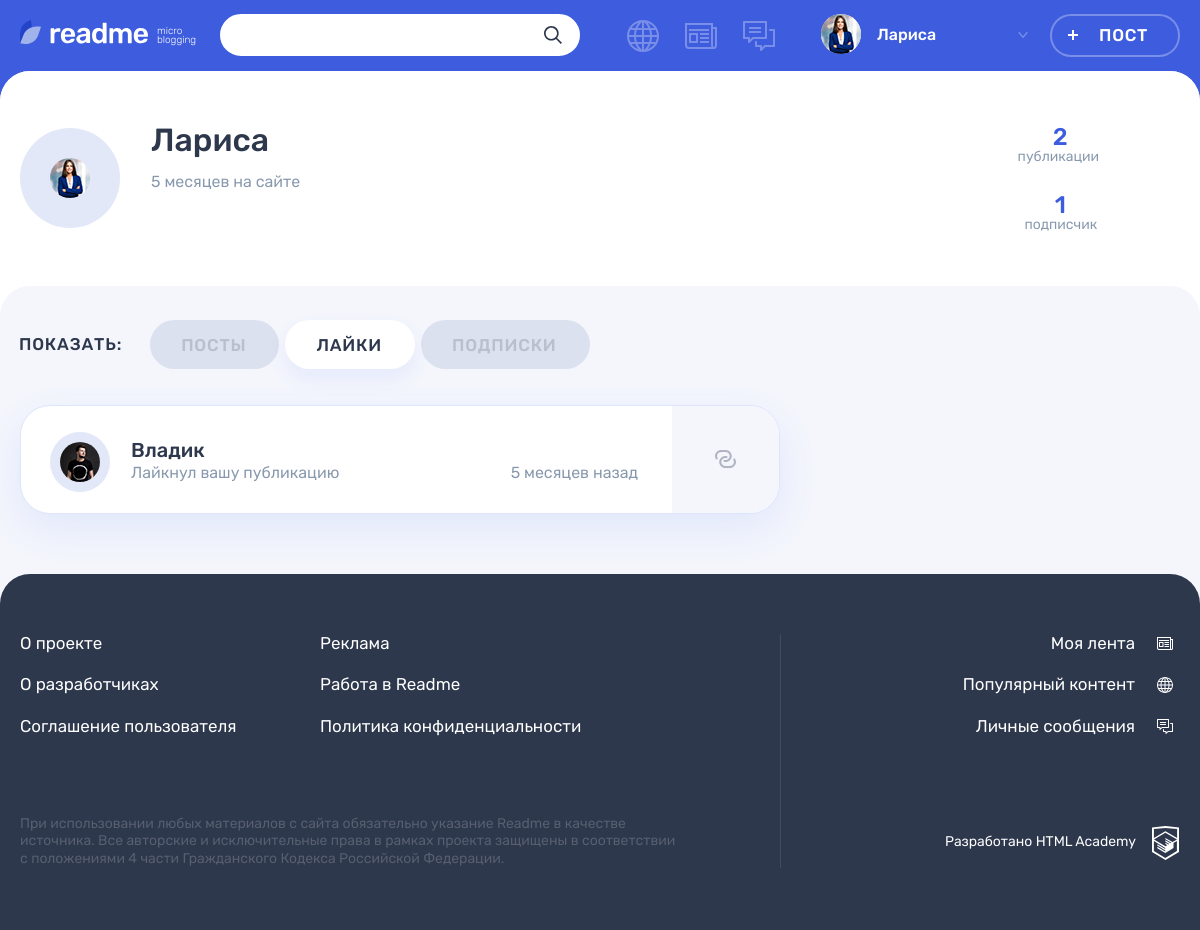
Screenshot of /profile.php?id=1&tab=likes (signed in) with the database file from the repository.
### tables this page shows
CREATE TABLE users
(
  id       INT AUTO_INCREMENT PRIMARY KEY,
  dt_add   TIMESTAMP DEFAULT CURRENT_TIMESTAMP,
  email    VARCHAR(128) NOT NULL UNIQUE,
  login    VARCHAR(64)  NOT NULL,
  password VARCHAR(255) NOT NULL,
  avatar   VARCHAR(255)
);

CREATE TABLE posts
(
  id           INT AUTO_INCREMENT PRIMARY KEY,
  dt_add       TIMESTAMP DEFAULT CURRENT_TIMESTAMP,
  title        VARCHAR(255) NOT NULL,
  text_content TEXT,
  quote_author VARCHAR(255),
  image        VARCHAR(255),
  video        VARCHAR(255),
  link         VARCHAR(255),
  views_count  INT DEFAULT 0,
  user_id      INT          NOT NULL,
  type_id      INT          NOT NULL,
  author_id    INT,
  repost_id    INT
);

### templates/profile.php (the view, shortened to what the rows shown need)
<main class="page__main page__main--profile">
    <div class="profile profile--default">
        <div class="profile__user-wrapper">
            <div class="profile__user user container">
                <div class="profile__user-info user__info">
                    <div class="profile__avatar user__avatar">
                        <img class="profile__picture user__picture" src="<?= $user['avatar'] ??
                        '' ?>" alt="Аватар пользователя">
                    </div>
                    <div class="profile__name-wrapper user__name-wrapper">
                        <span class="profile__name user__name"><?= $user['login'] ?? '' ?></span>
                        <time class="profile__user-time user__time" datetime="
                        <?= date_format(date_create($user['dt_add']
                            ?? ''), 'Y-m-d'); ?>"><?= print_date_diff($user['dt_add'] ?? '') ?>
                            на сайте
                        </time>
                    </div>
                </div>
            </div>
        </div>
        <div class="profile__tabs-wrapper tabs">
            <div class="container">
                <div class="profile__tab-content">
                    <?php if (isset($_GET['tab']) && $_GET['tab'] === 'likes') : ?>
                        <section class="profile__likes tabs__content tabs__content--active">
                            <?php if (!empty($liked_posts_of_user)) : ?>
                                <ul class="profile__likes-list">
                                    <?php foreach ($liked_posts_of_user as $post) : ?>
                                        <li class="post-mini post-mini--<?= $post['class_name'] ?? '' ?> post user">
                                            <div class="post-mini__user-info user__info">
                                                <div class="post-mini__avatar user__avatar">
                                                    <a class="user__avatar-link" href="profile.php?id=
                                                    <?= $post['like_user_id']
                                                    ?? '' ?>">
                                                        <img class="post-mini__picture user__picture" src="
                                                        <?= $post['avatar']
                                                        ?? '' ?>" alt="Аватар пользователя">
                                                    </a>
                                                </div>
                                                <div class="post-mini__name-wrapper user__name-wrapper">
                                                    <a class="post-mini__name user__name" href="profile.php?id=
                                                    <?= $post['like_user_id']
                                                    ?? '' ?>">
                                                        <span><?= $post['login'] ?? '' ?></span>
                                                    </a>
                                                    <div class="post-mini__action">
                                                        <span class="post-mini__activity user__additional">
                                                            Лайкнул вашу публикацию
                                                        </span>
                                                        <time class="post-mini__time user__additional"
                                                              datetime="
                                                              <?= date_format(
                                                                  date_create($post['like_dt_add'] ?? ''),
                                                                  'Y-m-d'
                                                              ); ?>">
                                                            <?= print_date_diff($post['like_dt_add'] ?? ''); ?>
                                                            назад
                                                        </time>
                                                    </div>
                                                </div>
                                            </div>
                                            <div class="post-mini__preview">
                                                <a class="post-mini__link" href="post.php?id=<?= $post['id'] ??
                                                '' ?>" title="Перейти на публикацию">
                                                    <?php if ($post['class_name'] === 'photo') : ?>
                                                        <div class="post-mini__image-wrapper">
                                                            <img class="post-mini__image" src="<?= $post['image'] ??
                                                            '' ?>" width="109" height="109" alt="Превью публикации">
                                                        </div>
                                                        <span class="visually-hidden">Фото</span>
                                                    <?php elseif ($post['class_name'] === 'quote') : ?>
                                                        <svg class="post-mini__preview-icon" width="21" height="18">
                                                            <use xlink:href="#icon-filter-link"></use>
                                                        </svg>
                                                    <?php endif; ?>
                                                </a>
                                            </div>
                                        </li>
                                    <?php endforeach; ?>
                                </ul>
                            <?php endif; ?>
                        </section>
                    <?php endif; ?>
                </div>
            </div>
        </div>
    </div>
</main>

### templates/layout.php (shortened to what the rows shown need)
<!DOCTYPE html>
<html lang="ru">
<head>
    <link rel="stylesheet" href="css/main.css">
</head>
<body class="page">
<header class="header">
    <div class="header__wrapper container">
        <div class="header__nav-wrapper">
            <nav class="header__nav">
                <ul class="header__user-nav">
                    <?php if (isset($user_name)) : ?>
                        <li class="header__profile">
                            <a class="header__profile-link" href="profile.php?id=<?= $_SESSION['user']['id'] ?>">
                                <div class="header__avatar-wrapper">
                                    <img class="header__profile-avatar" src="<?= $user_avatar ??
                                    '' ?>" alt="Аватар профиля">
                                </div>
                                <div class="header__profile-name">
                                <span>
                                    <?= $user_name ?>
                                </span>
                                    <svg class="header__link-arrow" width="10" height="6">
                                        <use xlink:href="#icon-arrow-right-ad"></use>
                                    </svg>
                                </div>
                            </a>
                        </li>
                        <li>
                            <a class="header__post-button button button--transparent" href="add.php">Пост</a>
                        </li>
                    <?php endif; ?>
                </ul>
            </nav>
        </div>
    </div>
</header>
<?= $main_content ?>
</body>
</html>

### rows the page displays
users: avatar (picture), login "Лариса", dt_add "5 месяцев"
posts: login "Владик", like_dt_add "5 месяцев"

### other values shown
$amount_of_user_posts "2"
$amount_of_user_followers "1"
$name "ПОСТЫ"
$name "ЛАЙКИ"
$name "ПОДПИСКИ"
